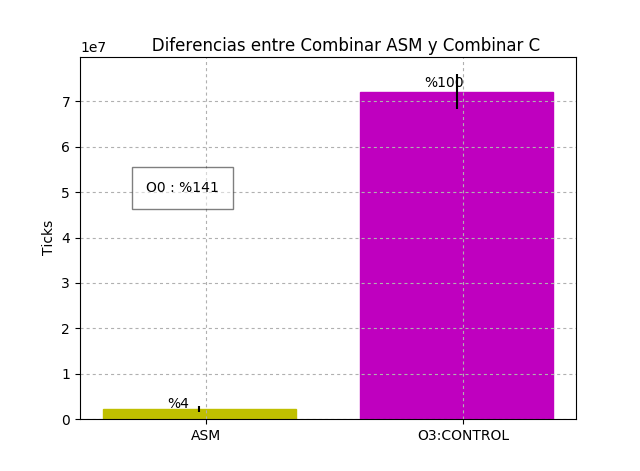

The Python source for this figure:
import matplotlib.pyplot as plt
import numpy as np

import csv

data_csv = "combinarASM.csv"

tsASM = [ [] for i in range(128)]

with open(data_csv) as csvfile:
  reader = csv.DictReader(csvfile)
  for row in reader:
    comb = float(row['combinar'])
    
    tsASM[39].append(comb)

data2_csv = "combinarC.csv"

tsC = [ [] for i in range(128)]

with open(data2_csv) as csvfile:
  reader = csv.DictReader(csvfile)
  for row in reader:
    combC = float(row['combinar'])
    
    tsC[61].append(combC)



data4_csv = "combinarO3.csv"

tsO3 = [ [] for i in range(128)]

with open(data4_csv) as csvfile:
  reader = csv.DictReader(csvfile)
  for row in reader:
    combO3 = float(row['combinar'])
    
    tsO3[58].append(combO3) 
 
ind = 0
asm = 0
asmA = []
for i in range(128):
	for t in tsASM[i]:
		asmA.append(t)
		ind = ind + 1
		asm = asm+t
		
asm = asm/ind
cA = []
ind = 0
c = 0
for i in range(128):
	for t in tsC[i]:
		cA.append(t)
		c = c+t
		ind = ind + 1
		
c = c/ind

o3A = []
ind = 0

o3 = 0
for i in range(128):
	for t in tsO3[i]:
		o3A.append(t)
		o3 = o3 + t
		ind = ind + 1
		
o3 = o3/ind
 
stdd = []
stdd.append(np.std(asmA))
#stdd.append(np.std(cA))
#stdd.append(np.std(o2A))
stdd.append(np.std(o3A))

y = []
y.append(asm)
#y.append(c)
#y.append(o2)
y.append(o3)

ind = np.arange(2) 
width = .75     

fig, ax = plt.subplots()
rects1 = ax.bar(ind, y, width, yerr=stdd)

ax.set_ylabel('Ticks')
ax.set_title('       Diferencias entre Combinar ASM y Combinar C')
#ax.set_subtitle(' formas e igual cantidad de pixeles')
ax.set_xticks(ind + 0.4)
ax.set_xticklabels(('ASM','O3:CONTROL'))
plt.ticklabel_format(style='sci', axis='y', scilimits=(0,0))
plt.text(0.25, 2382439, r'%4')
plt.text(1.25, 73159487, r'%100')
plt.text(0.17, 50000000, 'O0 : %141',
        bbox={'facecolor':'white', 'alpha':0.5, 'pad':10})
rects1[0].set_color('y')
rects1[1].set_color('m')

plt.grid(linestyle = 'dotted')

#plt.ylim(0,35000000)


plt.show()
